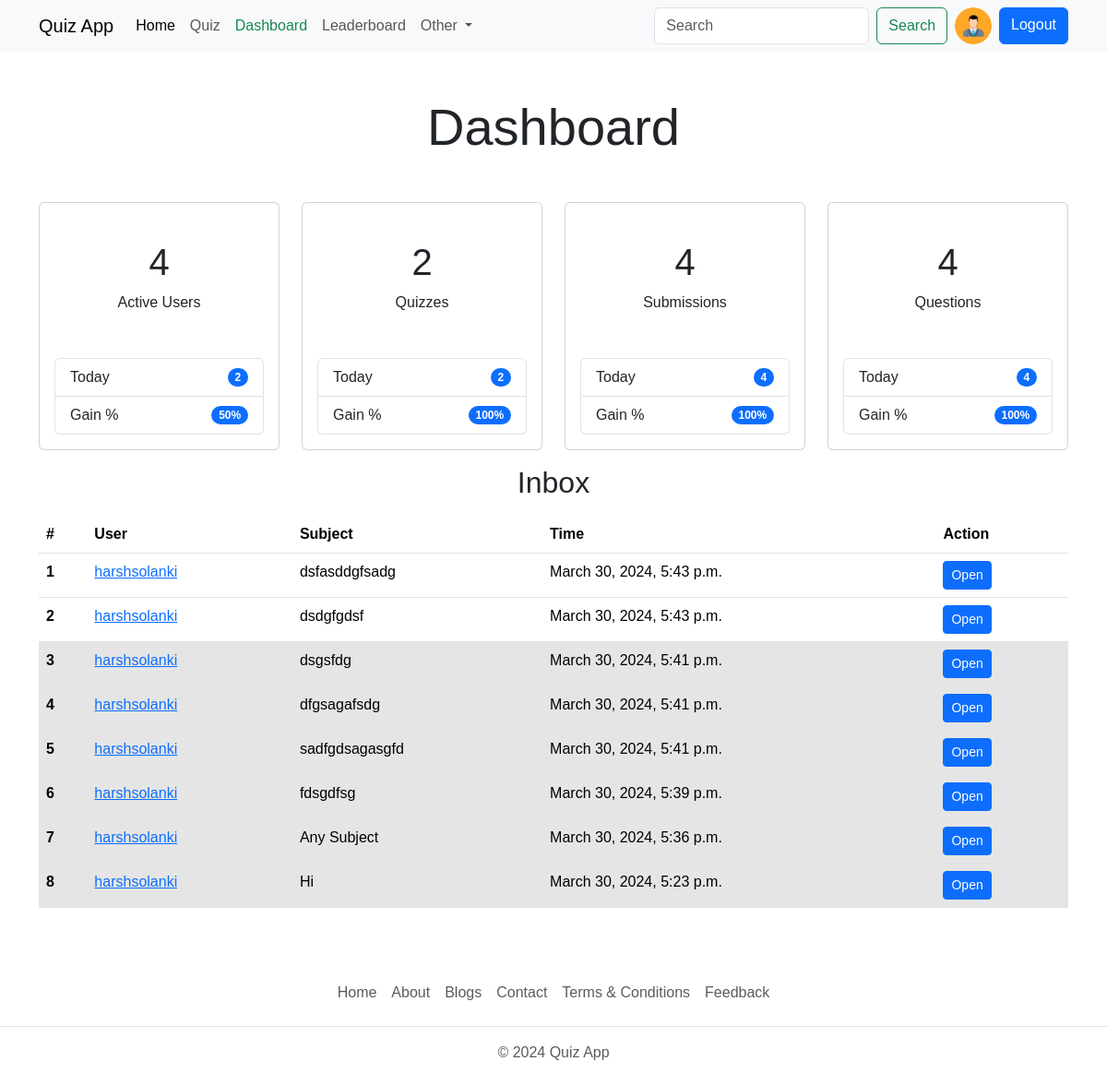
The page /dashboard/ (signed in) on the database its author committed.
### account/models.py (models this page shows, shortened)
class Profile(models.Model):
    user = models.OneToOneField(User, on_delete=models.CASCADE, null=True)  # verbose_name
    bio = models.TextField(blank=True, null=True)
    profile_img = models.ImageField(upload_to='profile_img/', default= 'user.png', blank=True, null=True, verbose_name='Profile Image')
    location = models.CharField(max_length=100, blank=True, null=True)
    GENDER = (
        ('Male', 'Male'),
        ('Female', 'Female'),
        ('Other', 'Other'),
    )
    gender = models.CharField(max_length=6, choices=GENDER, blank=True, null=True)

### base/models.py (models this page shows, shortened)
class Message(models.Model):
    user = models.ForeignKey(User, on_delete=models.CASCADE)
    subject = models.CharField(max_length=255)
    message = models.TextField()
    is_read = models.BooleanField(default=False)
    created_at = models.DateTimeField(auto_now_add=True)

### base/views.py (the view)
# urls.py: path('dashboard/', views.dashboard_view, name='dashboard'),
@user_passes_test(is_superuser, login_url='login')
def dashboard_view(request):
    user_object = User.objects.get(username=request.user)
    user_profile = Profile.objects.get(user=user_object)
    total_users = User.objects.all().count()
    total_quizzes = Quiz.objects.all().count()
    total_quiz_submit = QuizSubmission.objects.all().count()
    total_questions = Question.objects.all().count()
    today_users = User.objects.filter(date_joined__date=datetime.date.today()).count()
    today_quizzes_obj = Quiz.objects.filter(created_at__date=datetime.date.today())
    today_quizzes = Quiz.objects.filter(created_at__date=datetime.date.today()).count()
    today_quiz_submit = QuizSubmission.objects.filter(submitted_at__date=datetime.date.today()).count()
    today_questions = 0
    for quiz in today_quizzes_obj:
        today_questions += quiz.question_set.count()
    gain_users = gain_percentage(total_users, today_users)
    gain_quizzes = gain_percentage(total_quizzes, today_quizzes)
    gain_quiz_submit = gain_percentage(total_quiz_submit, today_quiz_submit)
    gain_questions = gain_percentage(total_questions, today_questions)
    messages = Message.objects.filter(created_at__date=datetime.date.today()).order_by('-created_at')
    context = {
        'user_profile': user_profile,
        'total_users': total_users,
        'total_quizzes': total_quizzes,
        'total_quiz_submit': total_quiz_submit,
        'total_questions': total_questions,
        'today_users': today_users,
        'today_quizzes': today_quizzes,
        'today_quiz_submit': today_quiz_submit,
        'today_questions': today_questions,
        'gain_users': gain_users,
        'gain_quizzes': gain_quizzes,
        'gain_quiz_submit': gain_quiz_submit,
        'gain_questions': gain_questions,
        'messages': messages,
    }
    return render(request, 'dashboard.html', context)

### base/views.py (called while the page is built)
def is_superuser(user):
    return user.is_superuser

def gain_percentage(total, today):
    if total > 0 and today > 0:
        gain = math.floor((today/total) * 100)
        return gain

### templates/dashboard.html (shortened to what this page needs)
{% extends 'index.html' %}
{% load static %}
{% block content %}
<h1 class="display-4 text-center my-5">Dashboard</h1>
<div class="container">
    <div class="row">
        <div class="col-sm-3 mb-3">
            <div class="card">
                <div class="card-body text-center mt-4">
                    <h1 class="card-title pricing-card-title">{{total_users}}</h1>
                    <p class="card-text">Active Users</p>
                    <ul class="list-group mt-5">
                        <li class="list-group-item d-flex justify-content-between align-items-center">
                            Today
                            <span class="badge bg-primary rounded-pill">{{today_users}}</span>
                        </li>
                        <li class="list-group-item d-flex justify-content-between align-items-center">
                            Gain %
                            <span class="badge bg-primary rounded-pill">{{gain_users|default:0}}%</span>
                        </li>
                    </ul>
                </div>
            </div>
        </div>
        <div class="col-sm-3 mb-3">
            <div class="card">
                <div class="card-body text-center mt-4">
                    <h1 class="card-title pricing-card-title">{{total_quizzes}}</h1>
                    <p class="card-text">Quizzes</p>
                    <ul class="list-group mt-5">
                        <li class="list-group-item d-flex justify-content-between align-items-center">
                            Today
                            <span class="badge bg-primary rounded-pill">{{today_quizzes}}</span>
                        </li>
                        <li class="list-group-item d-flex justify-content-between align-items-center">
                            Gain %
                            <span class="badge bg-primary rounded-pill">{{gain_quizzes|default:0}}%</span>
                        </li>
                    </ul>
                </div>
            </div>
        </div>
        <div class="col-sm-3 mb-3">
            <div class="card">
                <div class="card-body text-center mt-4">
                    <h1 class="card-title pricing-card-title">{{total_quiz_submit}}</h1>
                    <p class="card-text">Submissions</p>
                    <ul class="list-group mt-5">
                        <li class="list-group-item d-flex justify-content-between align-items-center">
                            Today
                            <span class="badge bg-primary rounded-pill">{{today_quiz_submit}}</span>
                        </li>
                        <li class="list-group-item d-flex justify-content-between align-items-center">
                            Gain %
                            <span class="badge bg-primary rounded-pill">{{gain_quiz_submit|default:0}}%</span>
                        </li>
                    </ul>
                </div>
            </div>
        </div>
        <div class="col-sm-3 mb-3">
            <div class="card">
                <div class="card-body text-center mt-4">
                    <h1 class="card-title pricing-card-title">{{total_questions}}</h1>
                    <p class="card-text">Questions</p>
                    <ul class="list-group mt-5">
                        <li class="list-group-item d-flex justify-content-between align-items-center">
                            Today
                            <span class="badge bg-primary rounded-pill">{{today_questions}}</span>
                        </li>
                        <li class="list-group-item d-flex justify-content-between align-items-center">
                            Gain %
                            <span class="badge bg-primary rounded-pill">{{gain_questions|default:0}}%</span>
                        </li>
                    </ul>
                </div>
            </div>
        </div>
    </div>
    <div class="row">
        <div class="col-sm-12 col-md-12 mb-3">
            <h2 class="mb-3 text-center">Inbox</h2>
            <table class="table">
                <thead>
                    <tr>
                        <th scope="col">#</th>
                        <th scope="col">User</th>
                        <th scope="col">Subject</th>
                        <th scope="col">Time</th>
                        <th scope="col">Action</th>
                    </tr>
                </thead>
                <tbody>
                    {% for message in messages %}
                    <tr class="table-{% if not message.is_read %}active{% endif %}">
                        <th scope="row">{{forloop.counter}}</th>
                        <td><a href="{% url 'profile' message.user.username %}">{{message.user.username}}</a></td>
                        <td>{{message.subject}}</td>
                        <td>{{message.created_at}}</td>
                        <td><a href="{% url 'message' message.id %}" class="btn btn-sm btn-primary">Open</a></td>
                    </tr>
                    {% endfor %}
                </tbody>
            </table>
        </div>
    </div>
</div>
{% endblock %}

### templates/components/navbar.html (shortened to what this page needs)
<nav class="navbar navbar-expand-lg bg-body-tertiary d-none d-lg-block">
    <div class="container">
        <a class="navbar-brand" href="{% url 'home' %}">Quiz App</a>
        <div class="collapse navbar-collapse" id="navbarSupportedContent">
            <ul class="navbar-nav me-auto mb-2 mb-lg-0">
                <li class="nav-item">
                    <a class="nav-link active" aria-current="page" href="{% url 'home' %}">Home</a>
                </li>
                <li class="nav-item">
                    <a class="nav-link" href="{% url 'all_quiz' %}">Quiz</a>
                </li>
                {% if request.user.is_superuser %}
                <li class="nav-item">
                    <a class="nav-link text-success" href="{% url 'dashboard' %}">Dashboard</a>
                </li>
                {% endif %}
                <li class="nav-item">
                    <a class="nav-link" href="{% url 'leaderboard' %}">Leaderboard</a>
                </li>
                <li class="nav-item dropdown">
                    <a class="nav-link dropdown-toggle" href="#" role="button" data-bs-toggle="dropdown"
                        aria-expanded="false">
                        Other
                    </a>
                </li>
            </ul>
            <form class="d-flex" role="search" action="{% url 'search_users' %}">
                <input class="form-control me-2" type="search" placeholder="Search" aria-label="Search" name="q" />
                <button class="btn btn-outline-success" type="submit">
                    Search
                </button>
                {% if request.user.is_authenticated %}
                <a type="button" class="mx-2" href="{% url 'profile' request.user.username %}">
                    <img class="rounded-circle" src="{{ user_profile.profile_img.url }}" class="img-fluid" width="40" height="40" alt="">
                </a>
                <a type="button" href="{% url 'logout' %}" class="btn btn-primary">Logout</a>
                {% else %}
                <a type="button" href="{% url 'login' %}" class="btn btn-primary ms-2">Login</a>
                {% endif %}
            </form>
        </div>
    </div>
</nav>

### static/css/style.css (style rules this page uses)
* { font-family: 'Trebuchet MS', 'Lucida Sans Unicode', 'Lucida Grande', 'Lucida Sans', Arial, sans-serif; }

### rows shown on the page
Profile: profile_img (placeholder picture)
Message: user.username "harshsolanki", subject "dsfasddgfsadg", created_at "March 30, 2024, 5:43 p.m."
Message: user.username "harshsolanki", subject "dsdgfgdsf", created_at "March 30, 2024, 5:43 p.m."
Message: user.username "harshsolanki", subject "dsgsfdg", created_at "March 30, 2024, 5:41 p.m."
Message: user.username "harshsolanki", subject "dfgsagafsdg", created_at "March 30, 2024, 5:41 p.m."
Message: user.username "harshsolanki", subject "sadfgdsagasgfd", created_at "March 30, 2024, 5:41 p.m."
Message: user.username "harshsolanki", subject "fdsgdfsg", created_at "March 30, 2024, 5:39 p.m."
Message: user.username "harshsolanki", subject "Any Subject", created_at "March 30, 2024, 5:36 p.m."
Message: user.username "harshsolanki", subject "Hi", created_at "March 30, 2024, 5:23 p.m."

### other values the page prints
{{ total_users }} "4"
{{ today_users }} "2"
{{ gain_users|default:0 }} "50"
{{ total_quizzes }} "2"
{{ today_quizzes }} "2"
{{ gain_quizzes|default:0 }} "100"
{{ total_quiz_submit }} "4"
{{ today_quiz_submit }} "4"
{{ gain_quiz_submit|default:0 }} "100"
{{ total_questions }} "4"
{{ today_questions }} "4"
{{ gain_questions|default:0 }} "100"
